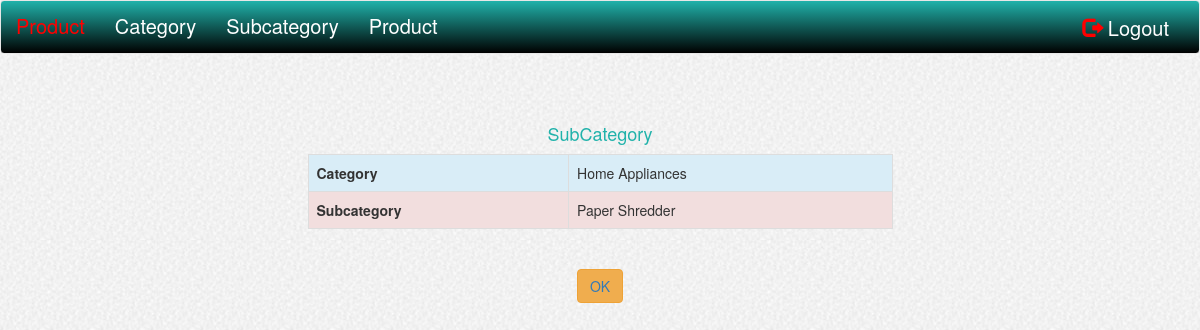
The app's page /viewsubcategory.php?subcategory_id=26 (signed in) with its own data.
### tables this page shows
CREATE TABLE `category` (
  `category_id` int(10) NOT NULL,
  `category_name` varchar(45) NOT NULL
);

CREATE TABLE `subcategory` (
  `subcategory_id` int(10) NOT NULL,
  `subcategory_name` varchar(45) NOT NULL
);

### viewsubcategory.php (the view, shortened to what this page needs)
<?php
include("header.php");
include("db-config.php");
?>
<br><br>
<div class="row">
<div class="col-sm-3"></div>
<div class="col-sm-6">
<h4 class="text-center" id="list">SubCategory </h4>
<?php
	$subcatIDs = $_GET['subcategory_id'];
 $sql="SELECT * FROM subcat_cat WHERE subcategory_id='".$subcatIDs."'";
   $res=mysqli_query($conn, $sql);
  $row=mysqli_fetch_assoc($res);
  $sql8="SELECT * FROM subcategory WHERE subcategory_id='".$row['subcategory_id']."'";
	$res8=mysqli_query($conn, $sql8);
	$row_subcat=mysqli_fetch_assoc($res8);
	 $sql9="SELECT * FROM category WHERE category_id='".$row['category_id']."'";
	$res9=mysqli_query($conn, $sql9);
	$row_catname=mysqli_fetch_assoc($res9);
?>
<div class="table table-responsive">
<table class="table table-bordered">
<tr class="info">
<th>Category</th>
<td><?php echo $row_catname['category_name'];?></td>
</tr>
<tr class="danger">
<th>Subcategory</th>
<td><?php echo $row_subcat['subcategory_name'];?></td>
</tr>
</table>
</div>
 <div class="text-center">
<button type="button" class="btn btn-warning"><a href="subcategory_list.php">OK</a></button>
</div>
</div>
<div class="col-sm-3"></div>
</div>
<?php
include("footer.php");
?>

### css/style.css (style rules this page uses)
#list { color:#20B2AA; }

### records on screen
category: category_name "Home Appliances"
subcategory: subcategory_name "Paper Shredder"
